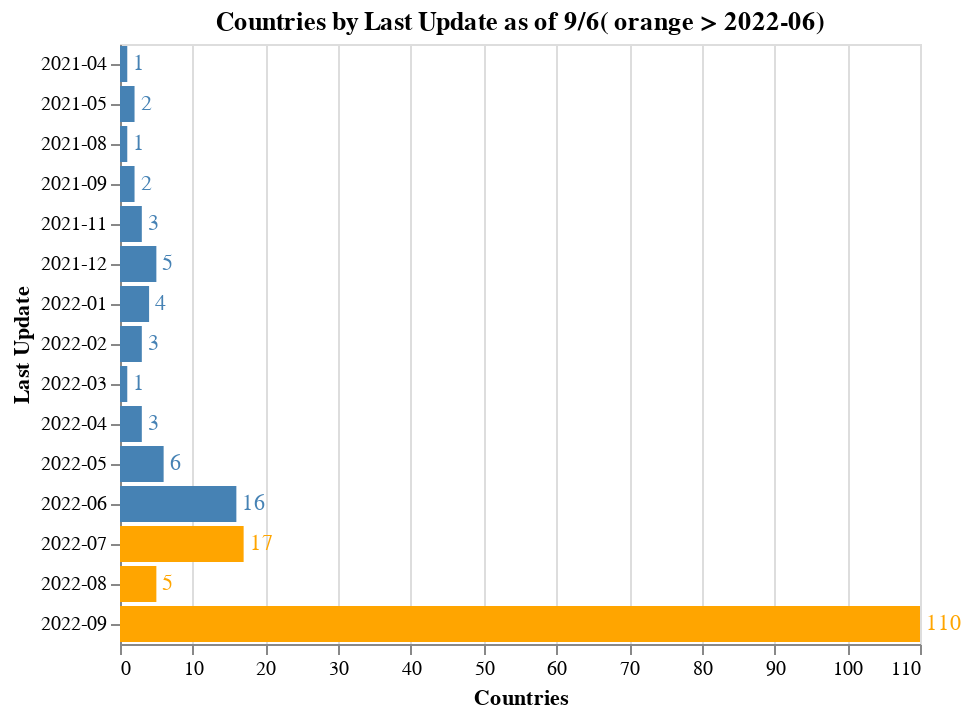

Source (notebook cell):
### Code cell
# Chart
bars = alt.Chart(df).mark_bar().encode(
    y='Last Update',
    x='Countries',
    # The highlight will be set on the result of a conditional statement
    color=alt.condition(
        alt.datum['Last Update'] > last_update_cutoff,  # If the date is greater than 2022-03 this test returns True,
        alt.value('orange'),     # which sets the bar orange.
        alt.value('steelblue')   # And if it's not true it sets the bar steelblue.
    ),
    tooltip=['Last Update', 'Countries'],
    ).properties(
        height=300,
        title='Countries by Last Update as of ' + as_of + '( orange > ' + last_update_cutoff + ')'
    )

text = bars.mark_text(
    align='left',
    baseline='middle',
    dx=3  # Nudges text to right so it doesn't appear on top of the bar
).encode(
    text='Countries:Q'
)

(bars + text)

### Figure 1 — Vega-Lite specification as saved in the notebook (floating-point values rounded to 4 significant figures)
{"config": {"view": {"continuousWidth": 400, "continuousHeight": 300}}, "layer": [{"mark": "bar", "encoding": {"color": {"condition": {"value": "orange", "test": "(datum['Last Update'] > '2022-06')"}, "value": "steelblue"}, "tooltip": [{"field": "Last Update", "type": "nominal"}, {"field": "Countries", "type": "quantitative"}], "x": {"field": "Countries", "type": "quantitative"}, "y": {"field": "Last Update", "type": "nominal"}}, "height": 300, "title": "Countries by Last Update as of 9/6( orange > 2022-06)"}, {"mark": {"type": "text", "align": "left", "baseline": "middle", "dx": 3}, "encoding": {"color": {"condition": {"value": "orange", "test": "(datum['Last Update'] > '2022-06')"}, "value": "steelblue"}, "text": {"field": "Countries", "type": "quantitative"}, "tooltip": [{"field": "Last Update", "type": "nominal"}, {"field": "Countries", "type": "quantitative"}], "x": {"field": "Countries", "type": "quantitative"}, "y": {"field": "Last Update", "type": "nominal"}}, "height": 300, "title": "Countries by Last Update as of 9/6( orange > 2022-06)"}], "data": {"name": "data-97639aa3dd9c715f8eb4c87a19b50773"}, "$schema": "https://vega.github.io/schema/vega-lite/v4.17.0.json", "datasets": {"data-97639aa3dd9c715f8eb4c87a19b50773": [{"Last Update": "2021-04", "Countries": 1, "DEVELOPMENT_STATUS": 1, "diff_days": -426.0}, {"Last Update": "2021-05", "Countries": 2, "DEVELOPMENT_STATUS": 2, "diff_days": -396.0}, {"Last Update": "2021-08", "Countries": 1, "DEVELOPMENT_STATUS": 1, "diff_days": -304.0}, {"Last Update": "2021-09", "Countries": 2, "DEVELOPMENT_STATUS": 2, "diff_days": -273.0}, {"Last Update": "2021-11", "Countries": 3, "DEVELOPMENT_STATUS": 3, "diff_days": -212.0}, {"Last Update": "2021-12", "Countries": 5, "DEVELOPMENT_STATUS": 5, "diff_days": -182.0}, {"Last Update": "2022-01", "Countries": 4, "DEVELOPMENT_STATUS": 4, "diff_days": -151.0}, {"Last Update": "2022-02", "Countries": 3, "DEVELOPMENT_STATUS": 3, "diff_days": -120.0}, {"Last Update": "2022-03", "Countries": 1, "DEVELOPMENT_STATUS": 1, "diff_days": -92.0}, {"Last Update": "2022-04", "Countries": 3, "DEVELOPMENT_STATUS": 3, "diff_days": -61.0}, {"Last Update": "2022-05", "Countries": 6, "DEVELOPMENT_STATUS": 6, "diff_days": -31.0}, {"Last Update": "2022-06", "Countries": 16, "DEVELOPMENT_STATUS": 16, "diff_days": 0.0}, {"Last Update": "2022-07", "Countries": 17, "DEVELOPMENT_STATUS": 17, "diff_days": 30.0}, {"Last Update": "2022-08", "Countries": 5, "DEVELOPMENT_STATUS": 5, "diff_days": 61.0}, {"Last Update": "2022-09", "Countries": 110, "DEVELOPMENT_STATUS": 110, "diff_days": 92.0}]}}
